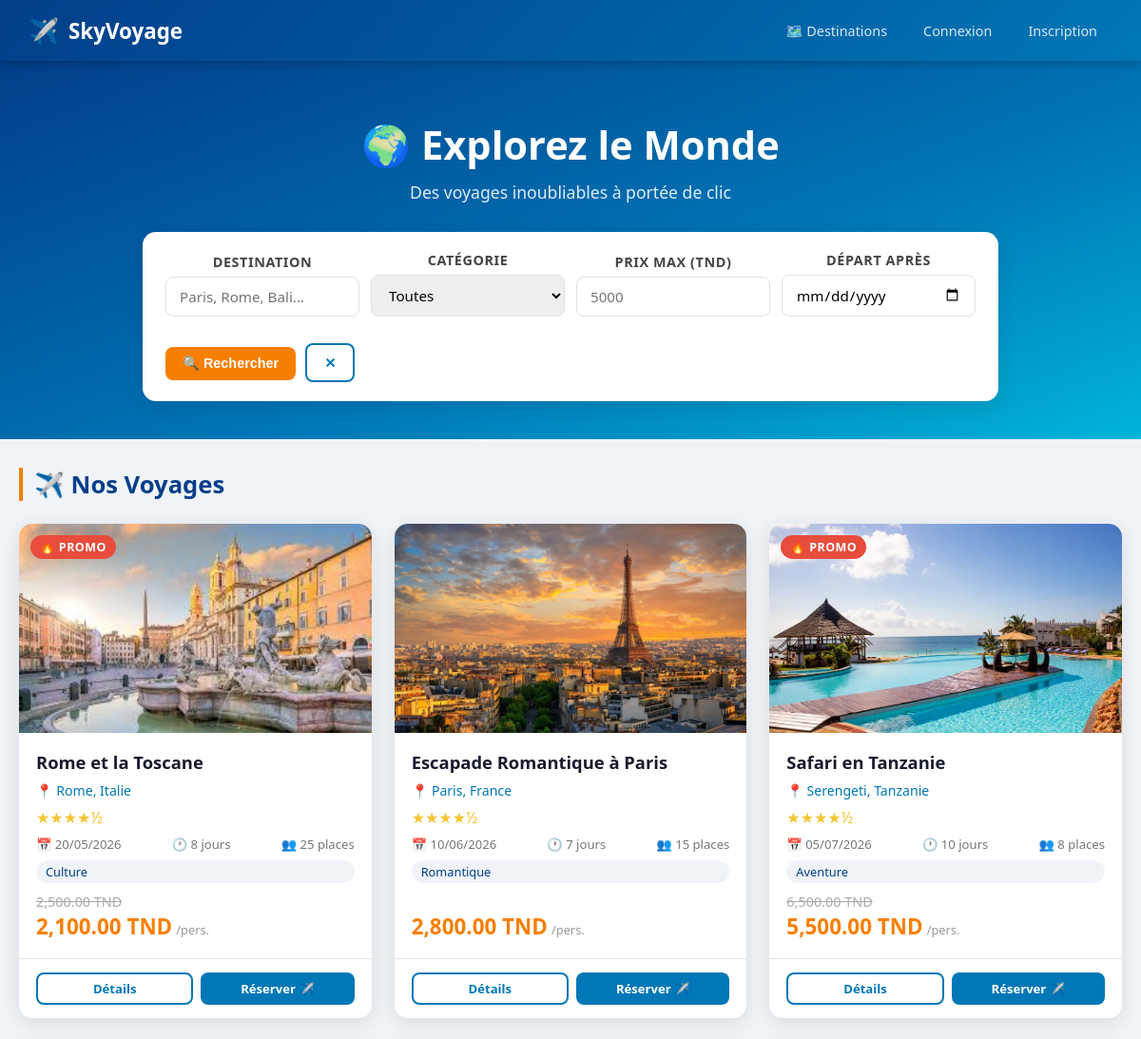
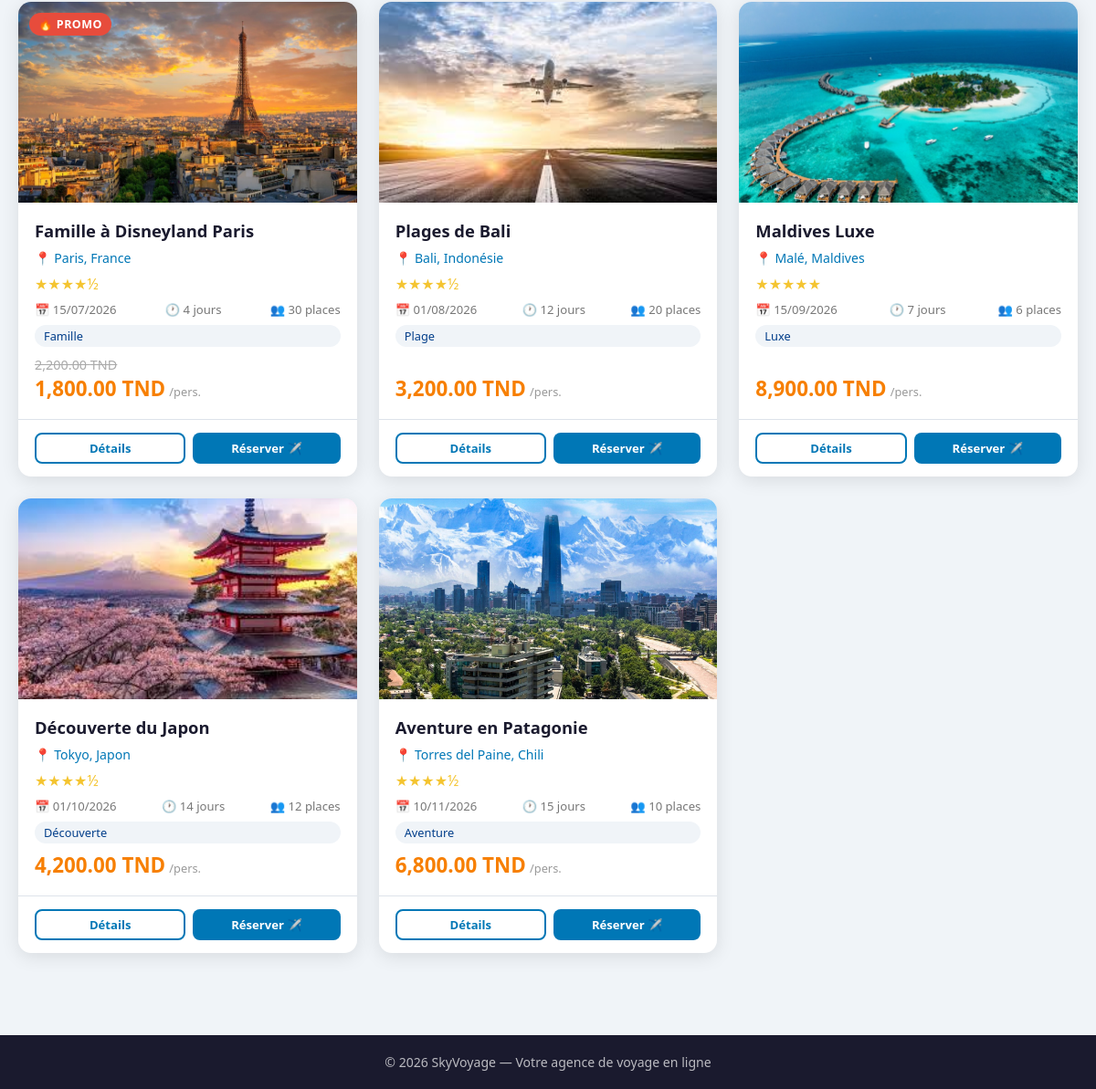
Screenshot of /view/catalogue.php with the database file from the repository (2 pictures, top to bottom).
### tables this page shows
CREATE TABLE IF NOT EXISTS voyages (
    id          INT AUTO_INCREMENT PRIMARY KEY,
    titre       VARCHAR(200)  NOT NULL,
    destination VARCHAR(150)  NOT NULL,
    pays        VARCHAR(100)  NOT NULL,
    prix        DECIMAL(10,2) NOT NULL DEFAULT 0,
    duree       INT           NOT NULL DEFAULT 1,
    places      INT           NOT NULL DEFAULT 0,
    date_depart DATE          NOT NULL,
    date_retour DATE,
    categorie   VARCHAR(80)   DEFAULT 'Découverte',
    description TEXT,
    image       VARCHAR(255)  DEFAULT 'voyage_default.jpg',
    en_promo    TINYINT(1)    DEFAULT 0,
    ancien_prix DECIMAL(10,2),
    note        DECIMAL(3,1)  DEFAULT 0.0,
    created_at  TIMESTAMP     DEFAULT CURRENT_TIMESTAMP
);

### controller/catalogueController.php (called while the page is built, shortened)
<?php
require "../config/db_connect.php";
require "../model/voyage.php";
require "../model/voyageManager.php";
$manager    = new VoyageManager($db);
$destination = trim($_GET['destination'] ?? '');
$categorie   = trim($_GET['categorie']   ?? '');
$prixMax     = (float)($_GET['prix_max'] ?? 0);
$date        = trim($_GET['date']        ?? '');
$voyages = $manager->search($destination, $categorie, $prixMax, $date);

### model/voyageManager.php (called while the page is built, shortened)
<?php
class VoyageManager {
    public function search(string $destination = '', string $categorie = '', float $prixMax = 0, string $date = ''): array {
        $sql    = "SELECT * FROM voyages WHERE 1=1";
        $params = [];
        $sql .= " ORDER BY date_depart ASC";
        $stmt = $this->db->prepare($sql);
        $stmt->execute($params);
        return $stmt->fetchAll(PDO::FETCH_CLASS | PDO::FETCH_PROPS_LATE, 'Voyage');
    }
}

### model/voyage.php (called while the page is built, shortened)
<?php
class Voyage {
    public function __get(string $name) {
        return property_exists($this, $name) ? $this->$name : null;
    }
    public function isDisponible(): bool {
        return $this->places > 0;
    }
    public function getEtoiles(): string {
        $plein  = (int)$this->note;
        $demi   = ($this->note - $plein >= 0.5) ? 1 : 0;
        $vide   = 5 - $plein - $demi;
        return str_repeat('★', $plein) . str_repeat('½', $demi) . str_repeat('☆', $vide);
    }
}

### view/catalogue.php (the view, shortened to what this page needs)
<!DOCTYPE html>
<html lang="fr">
<head>
    <link rel="stylesheet" href="../assets/style.css">
</head>
<body>
<?php require "../controller/catalogueController.php"; ?>
<?php require "partials/navabar.php"; ?>
<div class="hero">
    <h1>🌍 Explorez le Monde</h1>
    <p>Des voyages inoubliables à portée de clic</p>
    <form method="GET" action="catalogue.php">
        <div class="search-bar">
            <div class="form-group">
                <label>Destination</label>
                <input type="text" name="destination" placeholder="Paris, Rome, Bali..."
                       value="<?= htmlspecialchars($_GET['destination'] ?? '') ?>">
            </div>
            <div class="form-group">
                <label>Catégorie</label>
                <select name="categorie">
                    <option value="">Toutes</option>
                </select>
            </div>
            <div class="form-group">
                <label>Prix max (TND)</label>
                <input type="number" name="prix_max" placeholder="5000"
                       value="<?= htmlspecialchars($_GET['prix_max'] ?? '') ?>" min="0">
            </div>
            <div class="form-group">
                <label>Départ après</label>
                <input type="date" name="date" value="<?= htmlspecialchars($_GET['date'] ?? '') ?>">
            </div>
            <div>
                <button type="submit" class="btn btn-accent">🔍 Rechercher</button>
                <a href="catalogue.php" class="btn btn-outline" style="margin-left:6px;">✕</a>
            </div>
        </div>
    </form>
</div>
<div class="container">
    <?php
    $imageParPays = [
        'France'      => 'france.jpg',
        'Italie'      => 'italie.jpg',
        'Espagne'     => 'espagne.jpg',
        'Japon'       => 'japon.jpg',
        'Indonésie'   => 'indonesie.jpg',
        'Tanzanie'    => 'tanzanie.jpg',
        'Chili'       => 'chili.jpg',
        'Maldives'    => 'maldives.jpg',
        'Maroc'       => 'maroc.jpg',
        'Tunisie'     => 'tunisie.jpg',
        'Grèce'       => 'grece.jpg',
        'Thaïlande'   => 'thailande.jpg',
        'Portugal'    => 'portugal.jpg',
        'Turquie'     => 'turquie.jpg',
    ];
    $uploadDir = '../public/uploads/voyages/';
    ?>
    <?php if (!empty($_GET['destination']) || !empty($_GET['categorie']) || !empty($_GET['prix_max'])): ?>
        <p style="margin-bottom:16px; color:#555;">
            <strong><?= count($voyages) ?></strong> voyage(s) trouvé(s)
        </p>
    <?php else: ?>
        <h2 class="section-title">✈️ Nos Voyages</h2>
    <?php endif; ?>
    <?php if (empty($voyages)): ?>
        <div class="empty-state">
            <div class="icon">🧳</div>
            <p>Aucun voyage trouvé. Essayez d'autres critères.</p>
            <a href="catalogue.php" class="btn btn-primary" style="margin-top:16px;">Voir tous les voyages</a>
        </div>
    <?php else: ?>
        <div class="grid-3">
            <?php foreach ($voyages as $voyage): ?>
            <div class="card">
                <div class="card-img-wrapper">
                    <?php
                    if (isset($imageParPays[$voyage->pays])) {
                        $img = $uploadDir . $imageParPays[$voyage->pays];
                    } elseif ($voyage->image !== 'voyage_default.jpg') {
                        $img = $uploadDir . $voyage->image;
                    } else {
                        $img = $uploadDir . 'voyage_default.jpg';
                    }
                    ?>
                    <img src="<?= $img ?>" alt="<?= htmlspecialchars($voyage->titre) ?>"
                         onerror="this.src='<?= $uploadDir ?>voyage_default.jpg'">
                    <?php if ($voyage->en_promo): ?>
                        <span class="badge-promo">🔥 PROMO</span>
                    <?php endif; ?>
                </div>
                <div class="card-body">
                    <div class="card-title"><?= htmlspecialchars($voyage->titre) ?></div>
                    <div class="card-destination">
                        📍 <?= htmlspecialchars($voyage->destination) ?>, <?= htmlspecialchars($voyage->pays) ?>
                    </div>
                    <div class="etoiles"><?= $voyage->getEtoiles() ?></div>
                    <div class="card-meta">
                        <span>📅 <?= date('d/m/Y', strtotime($voyage->date_depart)) ?></span>
                        <span>🕐 <?= $voyage->duree ?> jours</span>
                        <span>👥 <?= $voyage->places ?> places</span>
                    </div>
                    <span style="display:inline-block;background:var(--light);color:var(--secondary);padding:3px 10px;border-radius:20px;font-size:.8rem;">
                        <?= htmlspecialchars($voyage->categorie) ?>
                    </span>
                    <div class="card-price">
                        <?php if ($voyage->en_promo && $voyage->ancien_prix): ?>
                            <span class="prix-ancien"><?= number_format($voyage->ancien_prix, 2) ?> TND</span><br>
                        <?php endif; ?>
                        <span class="prix-actuel"><?= number_format($voyage->prix, 2) ?> TND</span>
                        <span style="font-size:.8rem;color:#999;">/pers.</span>
                    </div>
                </div>
                <div class="card-footer">
                    <a href="detailVoyage.php?id=<?= $voyage->id ?>" class="btn btn-outline btn-sm" style="flex:1;">Détails</a>
                    <?php if ($voyage->isDisponible()): ?>
                        <a href="detailVoyage.php?id=<?= $voyage->id ?>#reserver" class="btn btn-primary btn-sm" style="flex:1;">Réserver ✈️</a>
                    <?php else: ?>
                        <button class="btn btn-sm" style="flex:1;background:#eee;color:#999;" disabled>Complet</button>
                    <?php endif; ?>
                </div>
            </div>
            <?php endforeach; ?>
        </div>
    <?php endif; ?>
</div>
<footer><p>© <?= date('Y') ?> SkyVoyage — Votre agence de voyage en ligne</p></footer>
</body>
</html>

### view/partials/navabar.php (shortened to what this page needs)
<?php
$isAdmin = isset($_SESSION['user_role']) && $_SESSION['user_role'] === 'admin';
$isLogged = isset($_SESSION['user_id']);
?>
<nav class="navbar">
    <a href="../index.php" class="navbar-brand">
        <span>✈️</span> SkyVoyage
    </a>
    <ul class="navbar-nav">
        <li><a href="../view/catalogue.php">🗺️ Destinations</a></li>
        <?php if ($isLogged): ?>
            <li><a href="../view/mesReservations.php">🎫 Mes Réservations</a></li>
            <?php if ($isAdmin): ?>
                <li><a href="../view/adminVoyage.php">⚙️ Admin</a></li>
                <li><a href="../view/addVoyage.php">➕ Ajouter</a></li>
            <?php endif; ?>
            <li><span style="color:rgba(255,255,255,.7);padding:0 8px;">👤 <?= htmlspecialchars($_SESSION['user_nom']) ?></span></li>
            <li><a href="../controller/authController.php?action=logout" class="btn-logout">Déconnexion</a></li>
        <?php else: ?>
            <li><a href="../view/login.php">Connexion</a></li>
            <li><a href="../view/register.php">Inscription</a></li>
        <?php endif; ?>
    </ul>
</nav>

### rows the page displays
voyages: shows a picture, en_promo "🔥 PROMO", titre "Rome et la Toscane", destination "Rome", pays "Italie", note "★★★★½", date_depart "20/05/2026", duree "8", places "25", categorie "Culture", ancien_prix "2,500.00", prix "2,100.00"
voyages: titre "Escapade Romantique à Paris", destination "Paris", pays "France", note "★★★★½", date_depart "10/06/2026", duree "7", places "15", categorie "Romantique", prix "2,800.00"
voyages: shows a picture, en_promo "🔥 PROMO", titre "Safari en Tanzanie", destination "Serengeti", pays "Tanzanie", note "★★★★½", date_depart "05/07/2026", duree "10", places "8", categorie "Aventure", ancien_prix "6,500.00", prix "5,500.00"
voyages: en_promo "🔥 PROMO", titre "Famille à Disneyland Paris", destination "Paris", pays "France", note "★★★★½", date_depart "15/07/2026", duree "4", places "30", categorie "Famille", ancien_prix "2,200.00", prix "1,800.00"
voyages: shows a picture, titre "Plages de Bali", destination "Bali", pays "Indonésie", note "★★★★½", date_depart "01/08/2026", duree "12", places "20", categorie "Plage", prix "3,200.00"
voyages: shows a picture, titre "Maldives Luxe", destination "Malé", pays "Maldives", note "★★★★★", date_depart "15/09/2026", duree "7", places "6", categorie "Luxe", prix "8,900.00"
voyages: shows a picture, titre "Découverte du Japon", destination "Tokyo", pays "Japon", note "★★★★½", date_depart "01/10/2026", duree "14", places "12", categorie "Découverte", prix "4,200.00"
voyages: shows a picture, titre "Aventure en Patagonie", destination "Torres del Paine", pays "Chili", note "★★★★½", date_depart "10/11/2026", duree "15", places "10", categorie "Aventure", prix "6,800.00"
